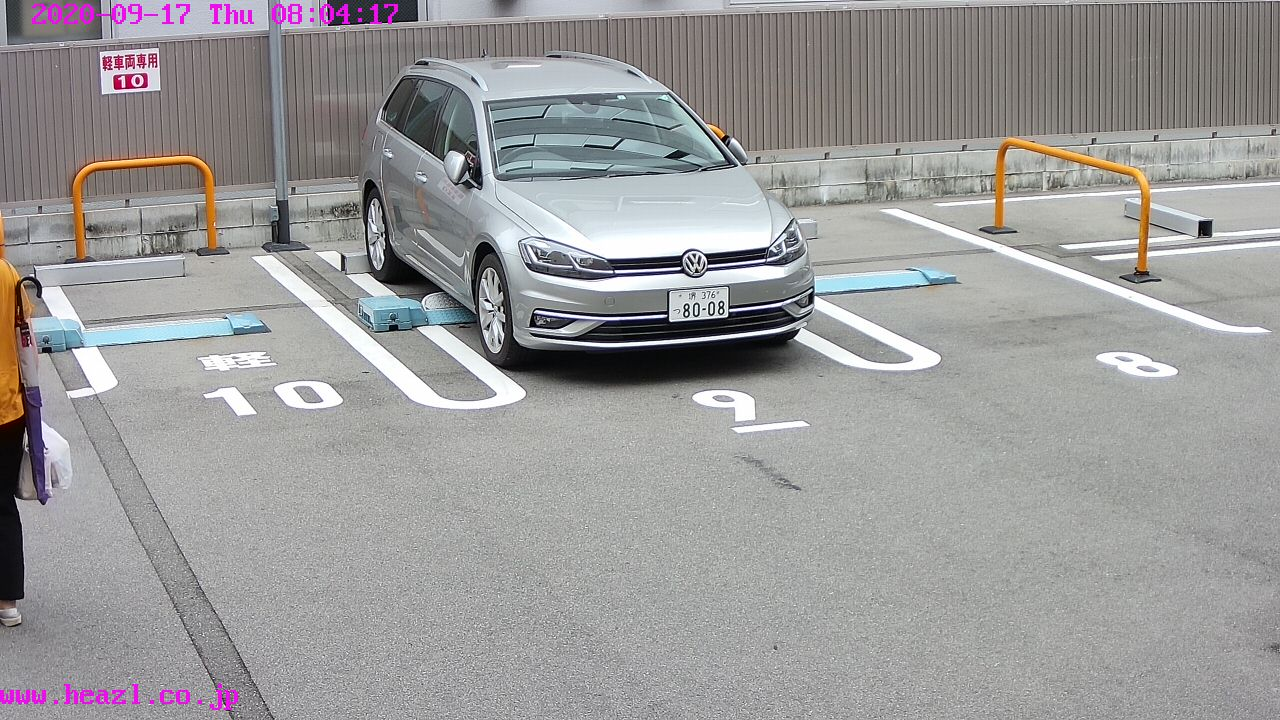
#> input picture 45.jpg, 1280 x 720 px
$ python licensePlateDetection.py
#> lines starting #> are read from the running program, lines starting #| are printed output that depends on the picture; after the words box and inside, x2 and y2 are one past the last pixel; in counts of white or black regions, pixels touching at a corner belong together
import cv2
import pytesseract
# Read the image file
image = cv2.imread('45.jpg')
#> image is the input picture: shape (720, 1280, 3); mean B, G, R 154, 154, 155.1
# Convert to Grayscale Image
gray_image = cv2.cvtColor(image, cv2.COLOR_BGR2GRAY)
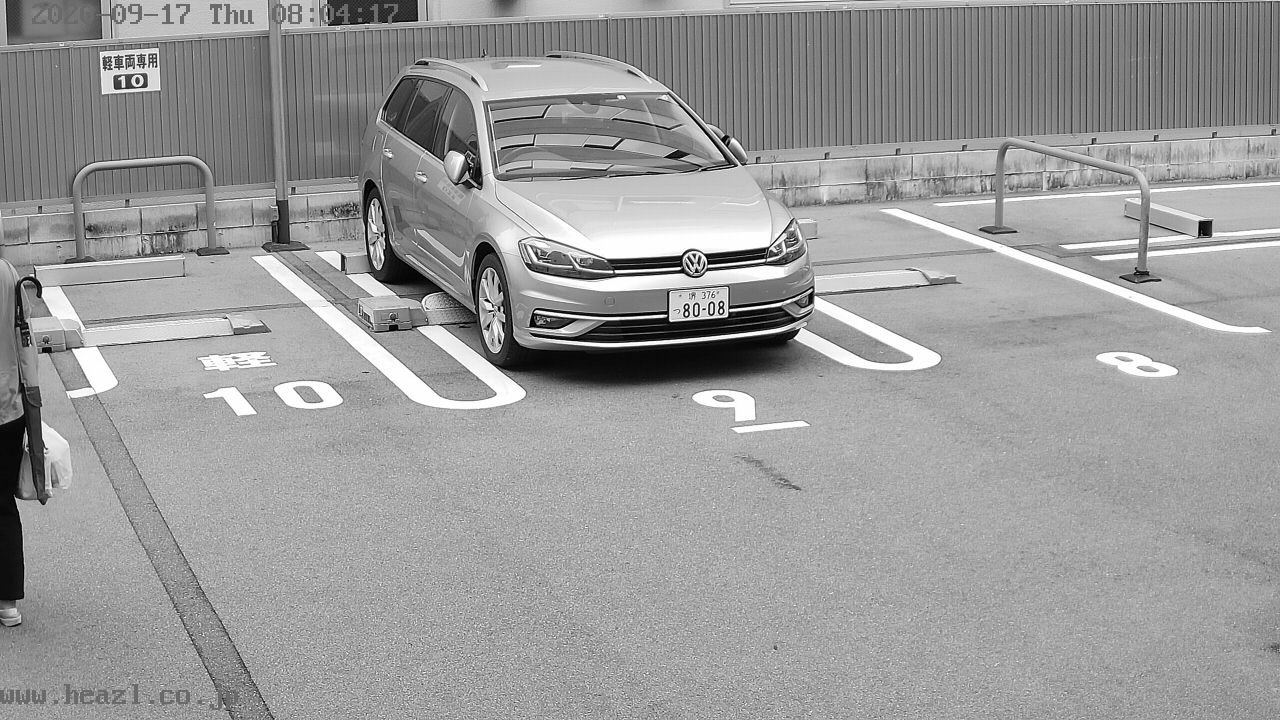
#> gray_image: shape (720, 1280); min 0, max 255, mean 154.3

# Canny Edge Detection
canny_edge = cv2.Canny(gray_image, 170, 200)
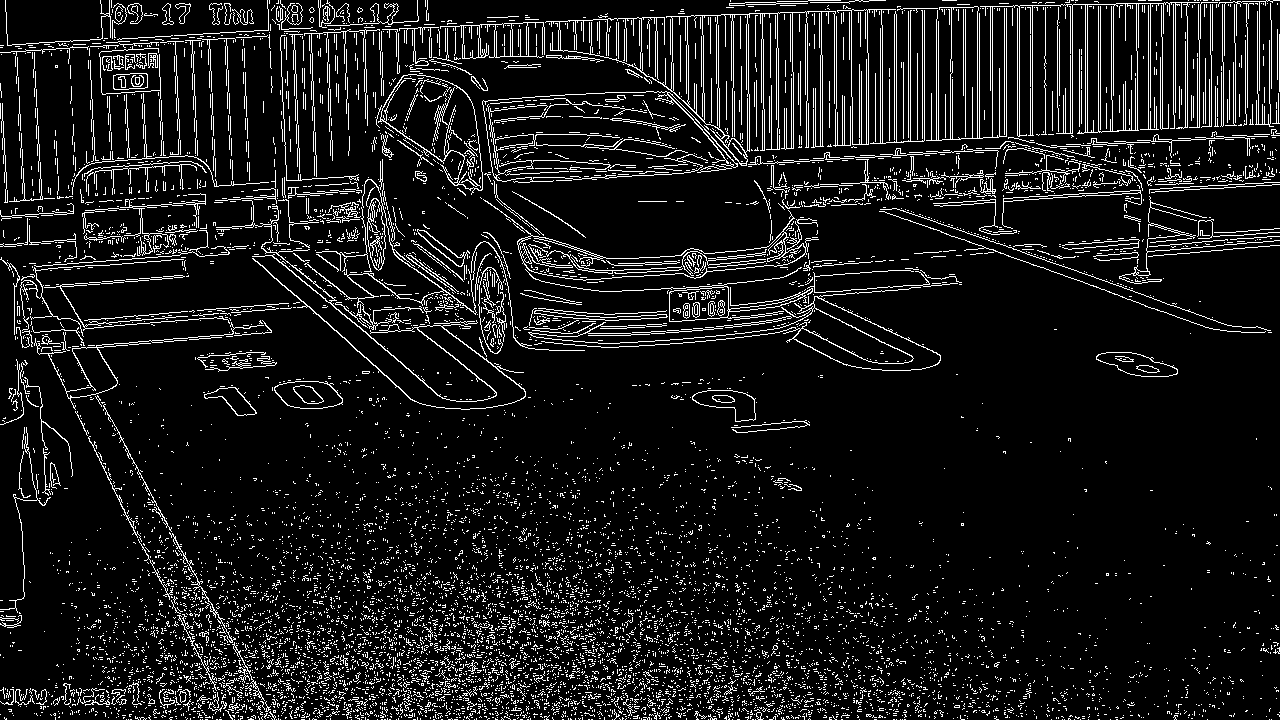
#> canny_edge: shape (720, 1280); 9.3% white in thin lines or dots

# Find contours based on Edges
contours, new = cv2.findContours(
    canny_edge.copy(), cv2.RETR_LIST, cv2.CHAIN_APPROX_SIMPLE)
#> contours = 9559 contours, 9410 with area under 20; largest, box (x1, y1, x2, y2) and area: (545, 11, 836, 166) 12016, (926, 2, 1200, 141) 6624, (483, 199, 819, 281) 6586, (378, 74, 483, 195) 6550, (380, 74, 483, 191) 6326
contours = sorted(contours, key=cv2.contourArea, reverse=True)[:30]
#> contours = 30 contours; largest, box (x1, y1, x2, y2) and area: (545, 11, 836, 166) 12016, (926, 2, 1200, 141) 6624, (483, 199, 819, 281) 6586, (378, 74, 483, 195) 6550, (380, 74, 483, 191) 6326

# Initialize license Plate contour and x,y coordinates
contour_with_license_plate = None
license_plate = None
x = None
y = None
w = None
h = None

# Find the contour with 4 potential corners and creat ROI around it
for contour in contours:
    # Find Perimeter of contour and it should be a closed contour
    perimeter = cv2.arcLength(contour, True)
    approx = cv2.approxPolyDP(contour, 0.01 * perimeter, True)
    if len(approx) == 4:  # see whether it is a Rect
        contour_with_license_plate = approx
        x, y, w, h = cv2.boundingRect(contour)
        license_plate = gray_image[y:y + h, x:x + w]
        break
#> this loop made 30 passes
#> perimeter on passes 1 to 12: 4299.6, 6027.5, 980.4, 536.5, 921.8, 1549.6, 993.4, 1507.8, 2787.3, 593.7, 619.3, 2065.8

# Removing Noise from the detected image, before sending to Tesseract
#> (the run stopped early here; a loop or call above may not have finished)
